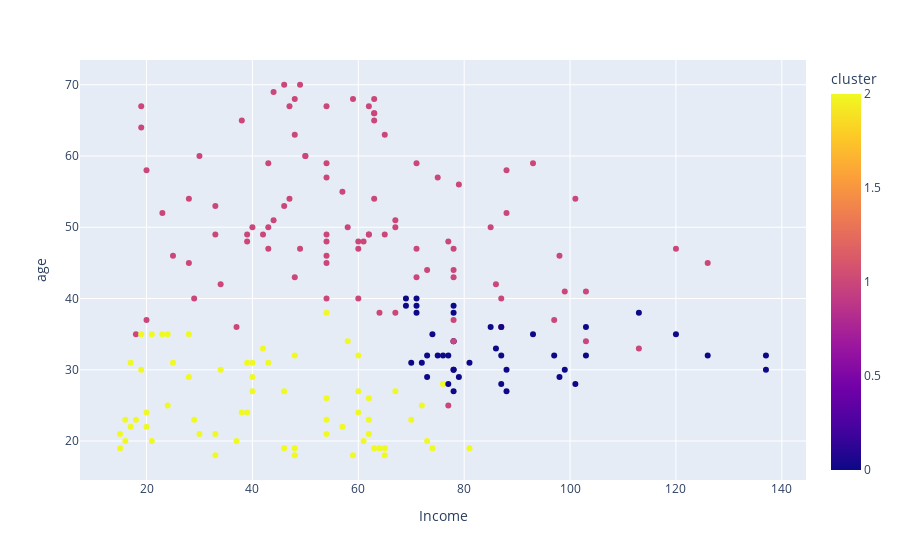

The code cell stored with this chart in its notebook:
### Code cell
# The result is not very clear
px.scatter(customers, x='Income', y='age', color='cluster')

### Figure 1 — Plotly figure (JSON) as saved in the notebook; plotly's stock layout.template omitted (floating-point values rounded to 4 significant figures; data arrays with more than 128 entries replaced by an {"elided": "..."} marker saying what was removed)
{"data": [{"hovertemplate": "Income=%{x}<br>age=%{y}<br>cluster=%{marker.color}<extra></extra>", "legendgroup": "", "marker": {"color": {"elided": "200 int values"}, "coloraxis": "coloraxis", "symbol": "circle"}, "mode": "markers", "name": "", "orientation": "v", "showlegend": false, "type": "scatter", "x": {"elided": "200 int values"}, "xaxis": "x", "y": {"elided": "200 int values"}, "yaxis": "y"}], "layout": {"coloraxis": {"colorbar": {"title": {"text": "cluster"}}, "colorscale": [[0, "#0d0887"], [0.1111, "#46039f"], [0.2222, "#7201a8"], [0.3333, "#9c179e"], [0.4444, "#bd3786"], [0.5556, "#d8576b"], [0.6667, "#ed7953"], [0.7778, "#fb9f3a"], [0.8889, "#fdca26"], [1, "#f0f921"]]}, "legend": {"tracegroupgap": 0}, "margin": {"t": 60}, "xaxis": {"anchor": "y", "domain": [0, 1], "title": {"text": "Income"}}, "yaxis": {"anchor": "x", "domain": [0, 1], "title": {"text": "age"}}}}
